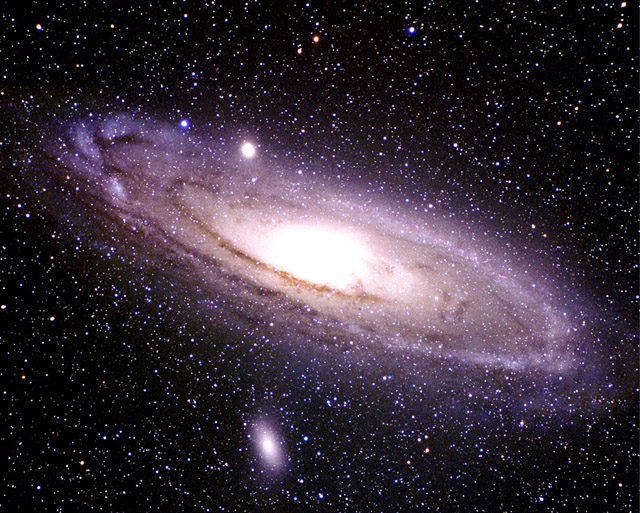
#> input picture Deflection/galaxy.png, 640 x 513 px
$ python exporter.py
#> lines starting #> are read from the running program, lines starting #| are printed output that depends on the picture
from __future__ import division
import matplotlib.pyplot as plt
import matplotlib.image as mpimg
import numpy as np
from numpy import array, dot, linalg, asarray
from pylab import show, savefig
from math import sqrt, tan, asin
from time import time
import create
import psyco


img=mpimg.imread('galaxy.png')
#> img is the input picture: shape (513, 640, 3) float32; mean R, G, B 0.217, 0.175, 0.219
it=0

for i in xrange(3):
    img2=img[1:30*(i+1), 20*(i+1):300]
    plt.imshow(img2).set_interpolation('nearest')
    savefig('section'+str(i)+'.png')
#> this loop made 3 passes
#> pass 1, `img2=img[1:30*(i+1), 20*(i+1):300]`:
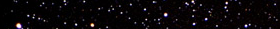
#> img2: shape (29, 280, 3) float32; mean R, G, B 0.0404, 0.0284, 0.0374
#> pass 2, `img2=img[1:30*(i+1), 20*(i+1):300]`:
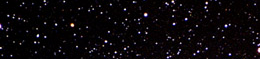
#> img2: shape (59, 260, 3) float32; mean R, G, B 0.0427, 0.0292, 0.0401
#> pass 2, `savefig('section'+str(i)+'.png')`:
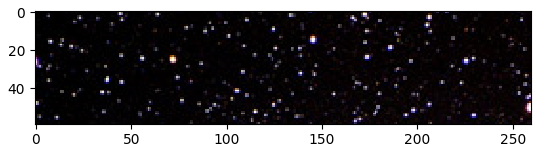
#> figure drawn by matplotlib, 1 panel
#> pass 3, `img2=img[1:30*(i+1), 20*(i+1):300]`:
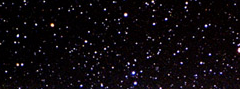
#> img2: shape (89, 240, 3) float32; mean R, G, B 0.0513, 0.0344, 0.0493

$ run again, with Deflection/1278288779.35.png copied over Deflection/galaxy.png
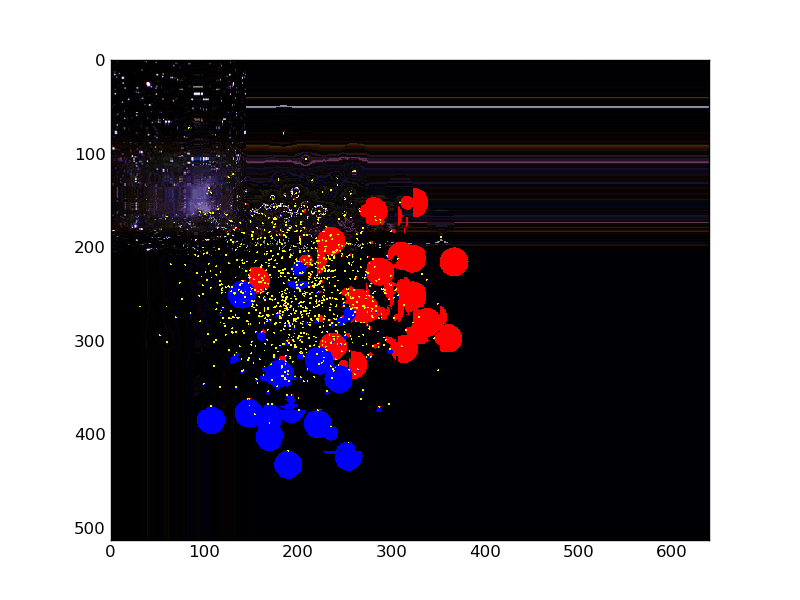
#> input picture Deflection/1278288779.35.png, 800 x 600 px
#> img is the input picture: shape (600, 800, 4) float32; mean R, G, B, A 0.436, 0.411, 0.43, 1
#> the loop `for i in xrange(3):` made 3 passes
#> pass 3, `img2=img[1:30*(i+1), 20*(i+1):300]`:
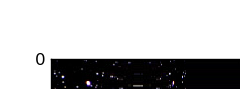
#> img2: shape (89, 240, 4) float32; mean R, G, B, A 0.736, 0.735, 0.737, 1
#> `savefig('section'+str(i)+'.png')`:
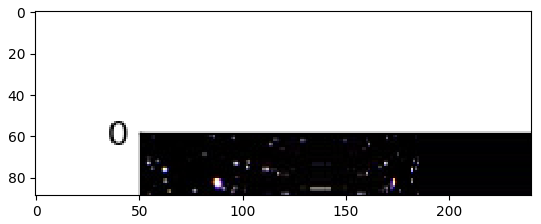
#> figure drawn by matplotlib, 1 panel
